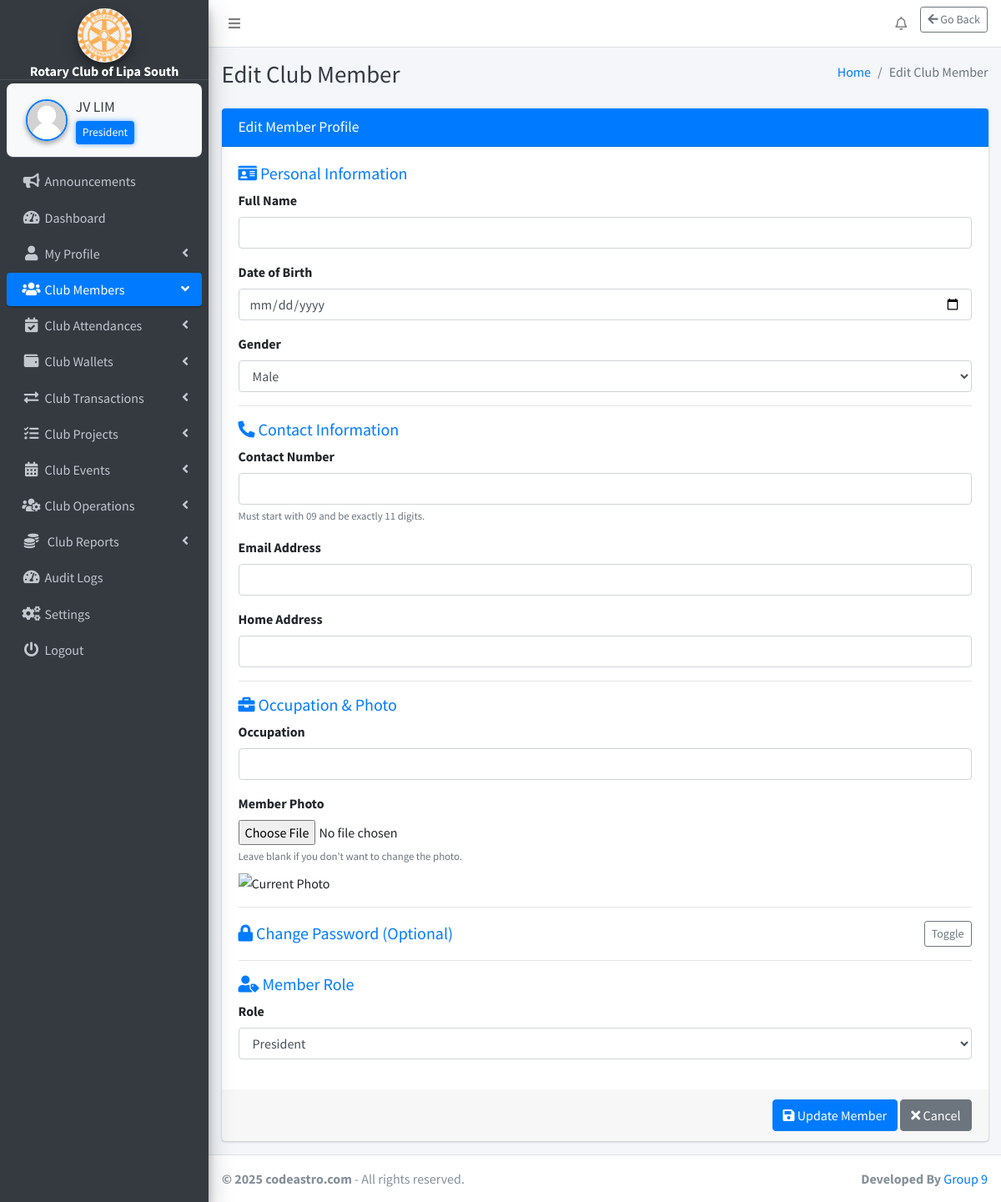
/webpages/club-members/manage-members/edit_member.php (signed in), run on the app's committed database.
### tables this page shows
CREATE TABLE `settings` (
  `id` int(11) NOT NULL,
  `system_name` varchar(255) NOT NULL,
  `logo` varchar(255) NOT NULL,
  `currency` varchar(50) NOT NULL
);

CREATE TABLE `club_position` (
  `id` int(11) NOT NULL,
  `position_name` varchar(255) NOT NULL
);

### webpages/club-members/manage-members/edit_member.php (the view, shortened to what the rows shown need)
<?php include('../../../includes/header.php'); ?>
<body class="hold-transition sidebar-mini layout-fixed layout-navbar-fixed layout-footer-fixed">
<div class="wrapper">
    <?php include('../../../includes/nav.php'); ?>
    <?php include('../../../includes/sidebar.php'); ?>
    <div class="content-wrapper">
        <?php include('../../../includes/page_title.php'); ?>
    </div>
</div>
</body>
</html>

### includes/sidebar.php (shortened to what the rows shown need)
<?php
function getSystemName() {
    global $conn;
    $result = $conn->query("SELECT system_name FROM settings");
    return ($result->num_rows > 0) ? $result->fetch_assoc()['system_name'] : 'RCLS';
}
if (isset($_SESSION['user_id'])) {
    $userId = $_SESSION['user_id'];
    $positionName = '';
    $sql = "SELECT cp.position_name
            FROM club_position cp
            INNER JOIN members m ON cp.id = m.role
            WHERE m.id = '$userId'";
    $positionResult = $conn->query($sql);
    if ($positionResult && $positionRow = $positionResult->fetch_assoc()) {
        $positionName = $positionRow['position_name'];
    }
}
function getLogoUrl() {
    global $conn;
    $result = $conn->query("SELECT logo FROM settings");
    if ($result->num_rows > 0) {
        $logoFile = $result->fetch_assoc()['logo'];
        $path = "/rotary/uploads/" . $logoFile;
        return file_exists($_SERVER['DOCUMENT_ROOT'] . $path) ? $path : "/rotary/dist/img/AdminLTELogo.png";
    }
    return "/rotary/dist/img/AdminLTELogo.png";
}
?>
<aside class="main-sidebar sidebar-dark-primary elevation-4">
    <div class="text-center"
         style="padding: 10px 0 0 0; margin: 0 !important; border-bottom: 1px solid rgba(255,255,255,0.1);">
        <a href="#" class="d-block" style="margin: 0; padding: 0;">
            <img src="<?php echo getLogoUrl(); ?>"
                 alt="Logo"
                 class="img-circle elevation-3"
                 style="width: 65px; height: 65px; object-fit: cover; margin: 0 auto; display: block;">
            <div class="brand-text font-weight-bold text-white"
                 style="font-size: 1rem; line-height: 1.1; margin: 2px 0 0 0;">
                <?php echo getSystemName(); ?>
            </div>
        </a>
    </div>
    <div class="sidebar" style="padding-top: 4px !important; margin-top: 0 !important;">
        <div class="user-panel d-flex align-items-center"
             style="background-color: #f8f9fa; border-radius: 8px; padding: 10px; margin: 0 !important;">
            <div class="info flex-grow-1">
                <a href="/rotary/webpages/manage-profile/my-profile/my_profile.php"
                   class="d-block fw-semibold text-dark"
                   style="font-size: 1.1rem; white-space: nowrap; overflow: hidden; text-overflow: ellipsis;">
                    <?php echo htmlspecialchars($_SESSION['fullname'] ?? 'Guest'); ?>
                </a>
                <?php if (!empty($positionName)): ?>
                    <small class="d-block mt-1 px-2 py-1 rounded"
                           style="background-color: #007bff; color: white; font-size: 0.85rem; max-width: fit-content; box-shadow: 0 0 6px rgba(0, 123, 255, 0.6);">
                        <?php echo htmlspecialchars($positionName); ?>
                    </small>
                <?php else: ?>
                    <small class="d-block mt-1 text-muted" style="font-size: 0.85rem;">No Role Assigned</small>
                <?php endif; ?>
            </div>
        </div>
    </div>
</aside>

### data on the page
settings: logo (picture), system_name "Rotary Club of Lipa South"
club_position: position_name "President"

### other printed values
$_SESSION['fullname'] "JV LIM"
$pageTitle "Edit Club Member"
form field role "President"
